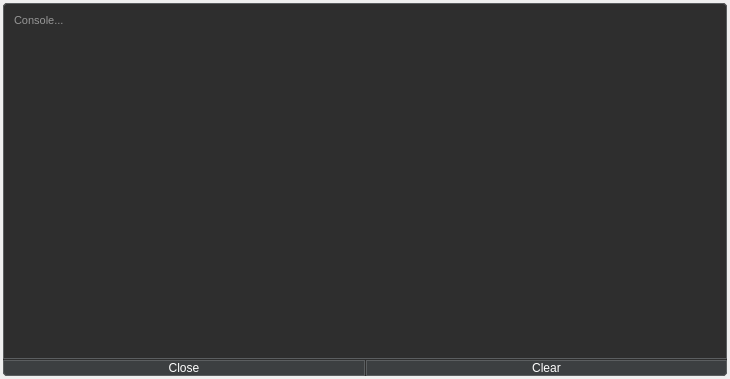
<?xml version="1.0" encoding="UTF-8"?>
<ui version="4.0">
 <class>ConsoleWidget</class>
 <widget class="QWidget" name="ConsoleWidget">
  <property name="geometry">
   <rect>
    <x>0</x>
    <y>0</y>
    <width>730</width>
    <height>379</height>
   </rect>
  </property>
  <property name="windowTitle">
   <string>ConsoleWidget</string>
  </property>
  <property name="styleSheet">
   <string notr="true">QToolTip {
    background-color: #2e2e2e;
    color: #ffffff;
    border: 1px solid #5b5e60;
    padding: 4px;
    border-radius: 4px;
    opacity: 200;
    font-size: 12px;
}

QFrame {
    background-color: #2e2e2e;
    border-radius: 4px;
}

QPlainTextEdit {
    color: #fff;
    border: 1px solid #5b5e60;
    border-radius: 4px;
    padding: 6px;
    font-size: 11px;
    line-height: 1.4;
}

QPlainTextEdit:focus {
    border-color: #4a90e2;
    background-color: #3a3a3a;
}

QPushButton {
    background-color: #3c3f41;
    color: #fff;
    border: 1px solid #5b5e60;
    border-radius: 4px;
    padding: 0px 0px;
}

QPushButton:hover {
    border-color: #4a90e2;
}

QPushButton:pressed {
    background-color: #3d78b2;
    border-color: #2a5f92;
}

QPushButton:checked {
    background-color: #4a90e2;
    border-color: #3d78b2;
    color: #fff;
}

QScrollBar:vertical {
    background: #111;
    width: 10px;
}

QScrollBar::handle:vertical {
    background: #61657B;
    min-height: 15px;
}

QScrollBar::handle:vertical:hover {
    background: #ff6b27;
}

QScrollBar::add-line:vertical, QScrollBar::sub-line:vertical {
    border: none;
    background: none;
}

QScrollBar::up-arrow:vertical, QScrollBar::down-arrow:vertical {
    border: none;
    width: 0;
    height: 0;
    background: none;
}

QScrollBar::add-page:vertical, QScrollBar::sub-page:vertical {
    background: none;
}</string>
  </property>
  <layout class="QVBoxLayout" name="verticalLayout">
   <property name="leftMargin">
    <number>3</number>
   </property>
   <property name="topMargin">
    <number>3</number>
   </property>
   <property name="rightMargin">
    <number>3</number>
   </property>
   <property name="bottomMargin">
    <number>3</number>
   </property>
   <item>
    <widget class="QFrame" name="frame">
     <property name="frameShape">
      <enum>QFrame::Shape::NoFrame</enum>
     </property>
     <property name="frameShadow">
      <enum>QFrame::Shadow::Raised</enum>
     </property>
     <layout class="QVBoxLayout" name="verticalLayout_2">
      <property name="spacing">
       <number>1</number>
      </property>
      <property name="leftMargin">
       <number>0</number>
      </property>
      <property name="topMargin">
       <number>0</number>
      </property>
      <property name="rightMargin">
       <number>0</number>
      </property>
      <property name="bottomMargin">
       <number>0</number>
      </property>
      <item>
       <widget class="QPlainTextEdit" name="console">
        <property name="font">
         <font>
          <pointsize>-1</pointsize>
         </font>
        </property>
        <property name="styleSheet">
         <string notr="true">QPlainTextEdit {
	border-bottom-left-radius: 0px;
	border-bottom-right-radius: 0px;
}</string>
        </property>
        <property name="frameShape">
         <enum>QFrame::Shape::NoFrame</enum>
        </property>
        <property name="horizontalScrollBarPolicy">
         <enum>Qt::ScrollBarPolicy::ScrollBarAlwaysOff</enum>
        </property>
        <property name="readOnly">
         <bool>true</bool>
        </property>
        <property name="tabStopDistance">
         <double>16.000000000000000</double>
        </property>
        <property name="placeholderText">
         <string>Console...</string>
        </property>
       </widget>
      </item>
      <item>
       <widget class="QFrame" name="frame_2">
        <property name="styleSheet">
         <string notr="true">QFrame {
	background: transparent;
	border-bottom-left-radius: 9px;
	border-bottom-right-radius: 9px;
}</string>
        </property>
        <property name="frameShape">
         <enum>QFrame::Shape::NoFrame</enum>
        </property>
        <property name="frameShadow">
         <enum>QFrame::Shadow::Raised</enum>
        </property>
        <layout class="QHBoxLayout" name="horizontalLayout_2">
         <property name="spacing">
          <number>1</number>
         </property>
         <property name="leftMargin">
          <number>0</number>
         </property>
         <property name="topMargin">
          <number>0</number>
         </property>
         <property name="rightMargin">
          <number>0</number>
         </property>
         <property name="bottomMargin">
          <number>0</number>
         </property>
         <item>
          <widget class="QPushButton" name="close_console_btn">
           <property name="minimumSize">
            <size>
             <width>0</width>
             <height>0</height>
            </size>
           </property>
           <property name="styleSheet">
            <string notr="true">QPushButton {
	border-bottom-right-radius: 0px;
	border-top-left-radius: 0px;
	border-top-right-radius: 0px;
}</string>
           </property>
           <property name="text">
            <string>Close</string>
           </property>
          </widget>
         </item>
         <item>
          <widget class="QPushButton" name="clear_console_btn">
           <property name="minimumSize">
            <size>
             <width>0</width>
             <height>0</height>
            </size>
           </property>
           <property name="styleSheet">
            <string notr="true">QPushButton {
	border-bottom-left-radius: 0px;
	border-top-left-radius: 0px;
	border-top-right-radius: 0px;
}</string>
           </property>
           <property name="text">
            <string>Clear</string>
           </property>
          </widget>
         </item>
        </layout>
       </widget>
      </item>
     </layout>
    </widget>
   </item>
  </layout>
 </widget>
 <resources/>
 <connections/>
</ui>
